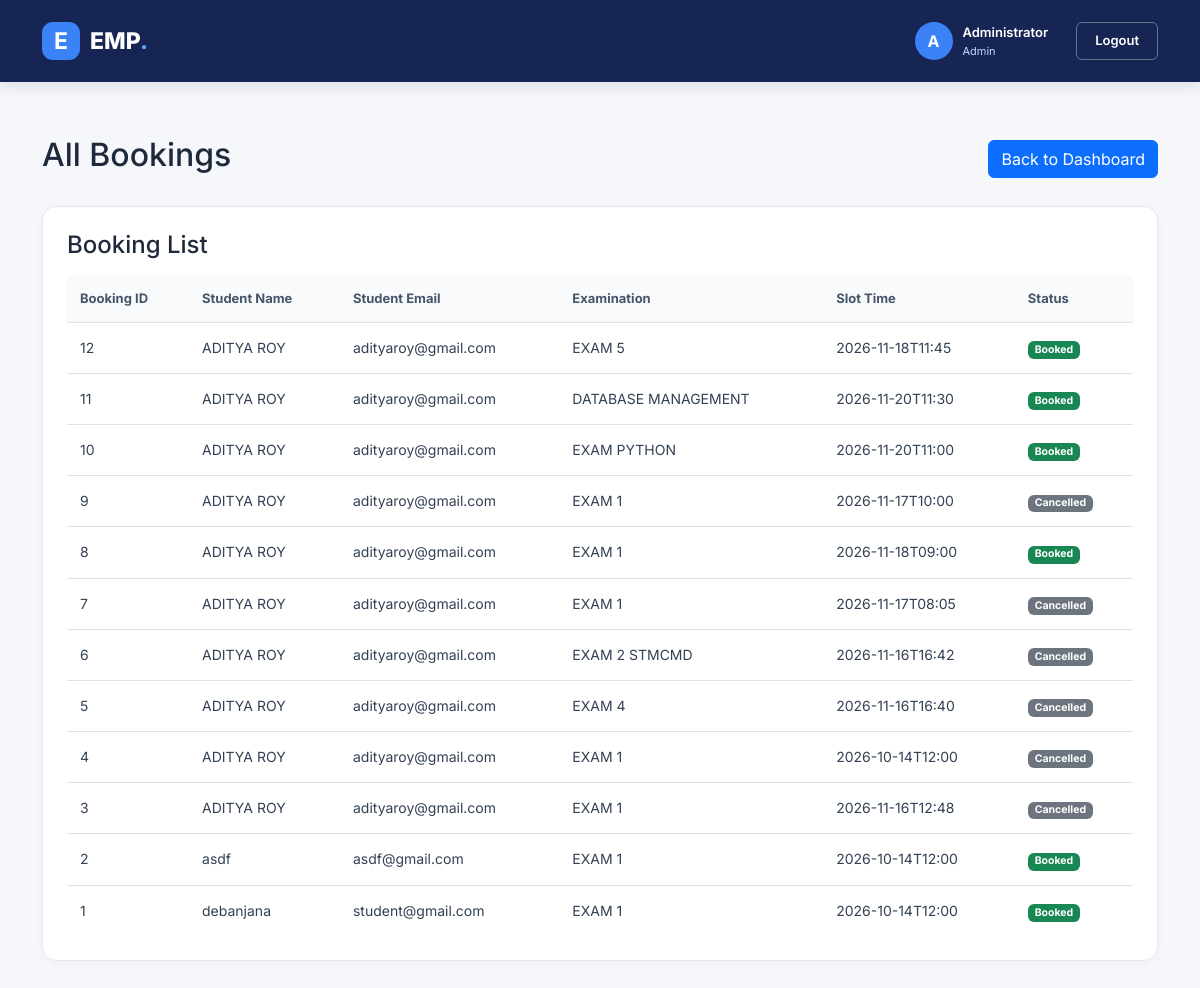
Screenshot of /admin/bookings (signed in) with the database file from the repository.
### tables this page shows
CREATE TABLE bookings (
        id INTEGER PRIMARY KEY AUTOINCREMENT,
        slot_id INTEGER NOT NULL,
        student_id INTEGER NOT NULL,
        status TEXT NOT NULL DEFAULT 'booked',
        UNIQUE(slot_id, student_id),
        FOREIGN KEY(slot_id) REFERENCES slots(id) ON DELETE CASCADE,
        FOREIGN KEY(student_id) REFERENCES users(id) ON DELETE CASCADE
    );

CREATE TABLE users (
        id INTEGER PRIMARY KEY AUTOINCREMENT,
        name TEXT NOT NULL,
        email TEXT UNIQUE NOT NULL,
        password TEXT NOT NULL,
        role TEXT NOT NULL CHECK(role IN ('admin','examiner','student')),
        approved INTEGER NOT NULL DEFAULT 0
    , active INTEGER NOT NULL DEFAULT 1);

CREATE TABLE exams (
        id INTEGER PRIMARY KEY AUTOINCREMENT,
        course_id INTEGER NOT NULL,
        title TEXT NOT NULL,
        description TEXT DEFAULT '', booking_start TEXT, booking_end TEXT, exam_date TEXT, exam_time TEXT, book ing_end TEXT,
        FOREIGN KEY(course_id) REFERENCES courses(id) ON DELETE CASCADE
    );

CREATE TABLE slots (
        id INTEGER PRIMARY KEY AUTOINCREMENT,
        exam_id INTEGER NOT NULL,
        examiner_id INTEGER NOT NULL,
        slot_time TEXT NOT NULL,
        capacity INTEGER NOT NULL CHECK(capacity > 0),
        FOREIGN KEY(exam_id) REFERENCES exams(id) ON DELETE CASCADE,
        FOREIGN KEY(examiner_id) REFERENCES users(id)
    );

### app.py (the view)
@app.route("/admin/bookings")
@login_required("admin")
def bookings_page():
    conn = db()
    bookings = conn.execute("""
        SELECT
            bookings.id,
            bookings.status,
            users.name AS student_name,
            users.email AS student_email,
            exams.title AS exam_title,
            slots.slot_time
        FROM bookings
        JOIN users ON bookings.student_id = users.id
        JOIN slots ON bookings.slot_id = slots.id
        JOIN exams ON slots.exam_id = exams.id
        ORDER BY bookings.id DESC
    """).fetchall()
    return render_template("bookings.html", bookings=bookings)

### app.py (called while the page is built)
def db():
    if "db" not in g:
        g.db = sqlite3.connect(DB)
        g.db.row_factory = sqlite3.Row
        g.db.execute("PRAGMA foreign_keys = ON")
    return g.db

def login_required(role=None):
    def decorator(view):
        @wraps(view)
        def wrapped(*args, **kwargs):
            if not session.get("user_id"):
                return redirect(url_for("login"))
            if role and session.get("role") != role:
                flash("You are not allowed to open that page.")
                return redirect(url_for("dashboard"))
            return view(*args, **kwargs)
        return wrapped
    return decorator

### templates/bookings.html
{% extends "base.html" %}
{% block content %}
<div class="container mt-4">
    <div class="d-flex justify-content-between align-items-center mb-4">
        <h2>All Bookings</h2>
        <a href="{{ url_for('dashboard') }}" class="btn btn-primary">
            Back to Dashboard
        </a>
    </div>
    <div class="admin-panel">
        <h4 class="mb-3">Booking List</h4>
        <table class="table table-hover">
            <thead>
                <tr>
                    <th>Booking ID</th>
                    <th>Student Name</th>
                    <th>Student Email</th>
                    <th>Examination</th>
                    <th>Slot Time</th>
                    <th>Status</th>
                </tr>
            </thead>
            <tbody>
                {% for b in bookings %}
                <tr>
                    <td>{{ b.id }}</td>
                    <td>{{ b.student_name }}</td>
                    <td>{{ b.student_email }}</td>
                    <td>{{ b.exam_title }}</td>
                    <td>{{ b.slot_time }}</td>
                    <td>
                        {% if b.status == 'booked' %}
                            <span class="badge bg-success">Booked</span>
                        {% else %}
                            <span class="badge bg-secondary">Cancelled</span>
                        {% endif %}
                    </td>
                </tr>
                {% else %}
                <tr>
                    <td colspan="6" class="text-center">
                        No bookings available.
                    </td>
                </tr>
                {% endfor %}
            </tbody>
        </table>
    </div>
</div>
{% endblock %}

### static/style.css (style rules this page uses)
body { font-family: 'Inter', sans-serif; background: #f5f7fb; color: #1e293b; margin: 0; min-height: 100vh; }
.admin-panel { background: white; border: 1px solid #e5e7eb; border-radius: 14px; padding: 24px; box-shadow: 0 3px 12px rgba(0,0,0,.03); }
.admin-panel .table { margin-bottom: 0; }
.admin-panel .table thead th { background: #f8fafc; color: #475569; font-size: 13px; padding: 13px; }
.admin-panel .table tbody td { color: #334155; font-size: 14px; padding: 14px 13px; }
.admin-panel .table tbody tr:last-child td { border-bottom: none; }

### rows the page displays
bookings: id "12", student_name "ADITYA ROY", student_email "adityaroy@gmail.com", exam_title "EXAM 5", slot_time "2026-11-18T11:45", status "Booked"
bookings: id "11", student_name "ADITYA ROY", student_email "adityaroy@gmail.com", exam_title "DATABASE MANAGEMENT", slot_time "2026-11-20T11:30", status "Booked"
bookings: id "10", student_name "ADITYA ROY", student_email "adityaroy@gmail.com", exam_title "EXAM PYTHON", slot_time "2026-11-20T11:00", status "Booked"
bookings: id "9", student_name "ADITYA ROY", student_email "adityaroy@gmail.com", exam_title "EXAM 1", slot_time "2026-11-17T10:00", status "Cancelled"
bookings: id "8", student_name "ADITYA ROY", student_email "adityaroy@gmail.com", exam_title "EXAM 1", slot_time "2026-11-18T09:00", status "Booked"
bookings: id "7", student_name "ADITYA ROY", student_email "adityaroy@gmail.com", exam_title "EXAM 1", slot_time "2026-11-17T08:05", status "Cancelled"
bookings: id "6", student_name "ADITYA ROY", student_email "adityaroy@gmail.com", exam_title "EXAM 2 STMCMD", slot_time "2026-11-16T16:42", status "Cancelled"
bookings: id "5", student_name "ADITYA ROY", student_email "adityaroy@gmail.com", exam_title "EXAM 4", slot_time "2026-11-16T16:40", status "Cancelled"
bookings: id "4", student_name "ADITYA ROY", student_email "adityaroy@gmail.com", exam_title "EXAM 1", slot_time "2026-10-14T12:00", status "Cancelled"
bookings: id "3", student_name "ADITYA ROY", student_email "adityaroy@gmail.com", exam_title "EXAM 1", slot_time "2026-11-16T12:48", status "Cancelled"
bookings: id "2", student_name "asdf", student_email "asdf@gmail.com", exam_title "EXAM 1", slot_time "2026-10-14T12:00", status "Booked"
bookings: id "1", student_name "debanjana", student_email "student@gmail.com", exam_title "EXAM 1", slot_time "2026-10-14T12:00", status "Booked"

### other values shown
{{ session.get('name', 'U')[0]|upper }} "A"
{{ session.get('name') }} "Administrator"
{{ session.get('role')|capitalize }} "Admin"
